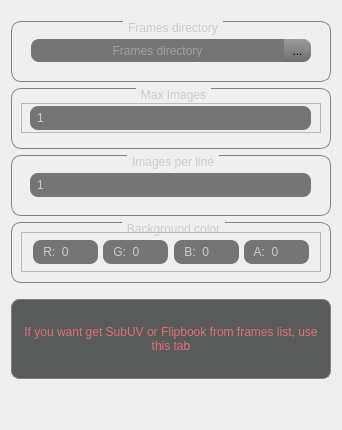
      <widget class="QWidget" name="tab_mosaic">
       <attribute name="title">
        <string>Mosaic</string>
       </attribute>
       <layout class="QGridLayout" name="gridLayout_40">
        <item row="1" column="0">
         <widget class="QGroupBox" name="groupBox_2">
          <property name="minimumSize">
           <size>
            <width>320</width>
            <height>61</height>
           </size>
          </property>
          <property name="maximumSize">
           <size>
            <width>320</width>
            <height>61</height>
           </size>
          </property>
          <property name="styleSheet">
           <string notr="true">QGroupBox {
    border: 1px solid gray;
    border-radius: 10px;
    margin-top: 1ex; /* leave space at the top for the title */
}
QGroupBox::title {
	color: rgb(203, 203, 203);
	subcontrol-origin: margin;
    subcontrol-position: top center; /* position at the top center */
    padding: 0 3px;
}
</string>
          </property>
          <property name="title">
           <string>Frames directory</string>
          </property>
          <layout class="QGridLayout" name="gridLayout_34">
           <item row="0" column="0">
            <widget class="QFrame" name="fr_frames_path">
             <property name="minimumSize">
              <size>
               <width>280</width>
               <height>30</height>
              </size>
             </property>
             <property name="maximumSize">
              <size>
               <width>280</width>
               <height>30</height>
              </size>
             </property>
             <property name="frameShape">
              <enum>QFrame::NoFrame</enum>
             </property>
             <property name="frameShadow">
              <enum>QFrame::Raised</enum>
             </property>
             <layout class="QGridLayout" name="gridLayout_24">
              <property name="leftMargin">
               <number>0</number>
              </property>
              <property name="topMargin">
               <number>0</number>
              </property>
              <property name="rightMargin">
               <number>0</number>
              </property>
              <property name="bottomMargin">
               <number>0</number>
              </property>
              <property name="spacing">
               <number>0</number>
              </property>
              <item row="0" column="2">
               <widget class="QToolButton" name="btn_frames_path">
                <property name="enabled">
                 <bool>true</bool>
                </property>
                <property name="minimumSize">
                 <size>
                  <width>28</width>
                  <height>23</height>
                 </size>
                </property>
                <property name="maximumSize">
                 <size>
                  <width>28</width>
                  <height>23</height>
                 </size>
                </property>
                <property name="styleSheet">
                 <string notr="true">QToolButton { /* all types of tool button */
 	border-left:1px solid rgb(75, 75, 75);
    border-top-right-radius: 8px;
    border-bottom-right-radius: 8px;
	background-color: qlineargradient(spread:pad, x1:0.489045, y1:1, x2:0.472, y2:0, stop:0 rgba(111, 111, 111, 255), stop:1 rgba(155, 155, 155, 255));
}
QToolButton:pressed {
	background-color: qlineargradient(spread:pad, x1:0.489045, y1:1, x2:0.472, y2:0, stop:0 rgba(158, 158, 158, 255), stop:1 rgba(203, 203, 203, 255));
}
QToolButton:hover {
	background-color: qlineargradient(spread:pad, x1:0.489045, y1:1, x2:0.472, y2:0, stop:0 rgba(158, 158, 158, 255), stop:1 rgba(203, 203, 203, 255));
}
QToolButton:!enabled{
background-color: qlineargradient(spread:pad, x1:0.489045, y1:1, x2:0.472, y2:0, stop:0 rgba(90, 90, 90, 255), stop:1 rgba(140, 140, 140, 255));
}</string>
                </property>
                <property name="text">
                 <string>...</string>
                </property>
               </widget>
              </item>
              <item row="0" column="1">
               <widget class="QLineEdit" name="fld_frames_path">
                <property name="enabled">
                 <bool>true</bool>
                </property>
                <property name="minimumSize">
                 <size>
                  <width>253</width>
                  <height>23</height>
                 </size>
                </property>
                <property name="maximumSize">
                 <size>
                  <width>253</width>
                  <height>23</height>
                 </size>
                </property>
                <property name="focusPolicy">
                 <enum>Qt::ClickFocus</enum>
                </property>
                <property name="styleSheet">
                 <string notr="true">QLineEdit{
color: rgb(203, 203, 203);
background-color: rgb(117, 117, 117);
border-top-left-radius: 8px;
border-bottom-left-radius: 8px;
padding: 5px;
}
QLineEdit:!enabled{
background-color: rgb(100, 100, 100);
}</string>
                </property>
                <property name="alignment">
                 <set>Qt::AlignCenter</set>
                </property>
                <property name="placeholderText">
                 <string>Frames directory</string>
                </property>
               </widget>
              </item>
             </layout>
            </widget>
           </item>
          </layout>
         </widget>
        </item>
        <item row="5" column="0">
         <widget class="QGroupBox" name="groupBox_5">
          <property name="minimumSize">
           <size>
            <width>320</width>
            <height>61</height>
           </size>
          </property>
          <property name="maximumSize">
           <size>
            <width>320</width>
            <height>61</height>
           </size>
          </property>
          <property name="styleSheet">
           <string notr="true">QGroupBox {
    border: 1px solid gray;
    border-radius: 10px;
    margin-top: 1ex; /* leave space at the top for the title */
}
QGroupBox::title {
	color: rgb(203, 203, 203);
	subcontrol-origin: margin;
    subcontrol-position: top center; /* position at the top center */
    padding: 0 3px;
}
</string>
          </property>
          <property name="title">
           <string>Background color</string>
          </property>
          <layout class="QGridLayout" name="gridLayout_39">
           <item row="0" column="0">
            <widget class="QFrame" name="fr_background_color">
             <property name="minimumSize">
              <size>
               <width>300</width>
               <height>20</height>
              </size>
             </property>
             <property name="maximumSize">
              <size>
               <width>300</width>
               <height>40</height>
              </size>
             </property>
             <property name="frameShape">
              <enum>QFrame::StyledPanel</enum>
             </property>
             <property name="frameShadow">
              <enum>QFrame::Raised</enum>
             </property>
             <layout class="QGridLayout" name="gridLayout_35">
              <property name="leftMargin">
               <number>0</number>
              </property>
              <property name="topMargin">
               <number>0</number>
              </property>
              <property name="rightMargin">
               <number>0</number>
              </property>
              <property name="bottomMargin">
               <number>0</number>
              </property>
              <property name="spacing">
               <number>0</number>
              </property>
              <item row="1" column="0">
               <spacer name="horizontalSpacer_2">
                <property name="orientation">
                 <enum>Qt::Horizontal</enum>
                </property>
                <property name="sizeHint" stdset="0">
                 <size>
                  <width>40</width>
                  <height>20</height>
                 </size>
                </property>
               </spacer>
              </item>
              <item row="1" column="7">
               <spacer name="hs_background_color_03">
                <property name="orientation">
                 <enum>Qt::Horizontal</enum>
                </property>
                <property name="sizeHint" stdset="0">
                 <size>
                  <width>35</width>
                  <height>20</height>
                 </size>
                </property>
               </spacer>
              </item>
              <item row="1" column="4">
               <spacer name="hs_background_color_01">
                <property name="orientation">
                 <enum>Qt::Horizontal</enum>
                </property>
                <property name="sizeHint" stdset="0">
                 <size>
                  <width>35</width>
                  <height>20</height>
                 </size>
                </property>
               </spacer>
              </item>
              <item row="1" column="8">
               <widget class="QSpinBox" name="sb_background_color_a">
                <property name="minimumSize">
                 <size>
                  <width>65</width>
                  <height>24</height>
                 </size>
                </property>
                <property name="maximumSize">
                 <size>
                  <width>60</width>
                  <height>24</height>
                 </size>
                </property>
                <property name="styleSheet">
                 <string notr="true">QSpinBox{
color: rgb(203, 203, 203);
background-color: rgb(117, 117, 117);
border-radius: 8px;
padding: 5px;
}</string>
                </property>
                <property name="wrapping">
                 <bool>false</bool>
                </property>
                <property name="buttonSymbols">
                 <enum>QAbstractSpinBox::NoButtons</enum>
                </property>
                <property name="correctionMode">
                 <enum>QAbstractSpinBox::CorrectToNearestValue</enum>
                </property>
                <property name="prefix">
                 <string> A:  </string>
                </property>
                <property name="minimum">
                 <number>0</number>
                </property>
                <property name="maximum">
                 <number>255</number>
                </property>
                <property name="value">
                 <number>0</number>
                </property>
               </widget>
              </item>
              <item row="1" column="2">
               <spacer name="hs_background_color_02">
                <property name="orientation">
                 <enum>Qt::Horizontal</enum>
                </property>
                <property name="sizeHint" stdset="0">
                 <size>
                  <width>35</width>
                  <height>20</height>
                 </size>
                </property>
               </spacer>
              </item>
              <item row="1" column="3">
               <widget class="QSpinBox" name="sb_background_color_g">
                <property name="minimumSize">
                 <size>
                  <width>65</width>
                  <height>24</height>
                 </size>
                </property>
                <property name="maximumSize">
                 <size>
                  <width>60</width>
                  <height>24</height>
                 </size>
                </property>
                <property name="styleSheet">
                 <string notr="true">QSpinBox{
color: rgb(203, 203, 203);
background-color: rgb(117, 117, 117);
border-radius: 8px;
padding: 5px;
}</string>
                </property>
                <property name="wrapping">
                 <bool>false</bool>
                </property>
                <property name="buttonSymbols">
                 <enum>QAbstractSpinBox::NoButtons</enum>
                </property>
                <property name="correctionMode">
                 <enum>QAbstractSpinBox::CorrectToNearestValue</enum>
                </property>
                <property name="prefix">
                 <string> G:  </string>
                </property>
                <property name="minimum">
                 <number>0</number>
                </property>
                <property name="maximum">
                 <number>255</number>
                </property>
                <property name="value">
                 <number>0</number>
                </property>
               </widget>
              </item>
              <item row="1" column="5">
               <widget class="QSpinBox" name="sb_background_color_b">
                <property name="minimumSize">
                 <size>
                  <width>65</width>
                  <height>24</height>
                 </size>
                </property>
                <property name="maximumSize">
                 <size>
                  <width>60</width>
                  <height>24</height>
                 </size>
                </property>
                <property name="styleSheet">
                 <string notr="true">QSpinBox{
color: rgb(203, 203, 203);
background-color: rgb(117, 117, 117);
border-radius: 8px;
padding: 5px;
}</string>
                </property>
                <property name="wrapping">
                 <bool>false</bool>
                </property>
                <property name="buttonSymbols">
                 <enum>QAbstractSpinBox::NoButtons</enum>
                </property>
                <property name="correctionMode">
                 <enum>QAbstractSpinBox::CorrectToNearestValue</enum>
                </property>
                <property name="prefix">
                 <string> B:  </string>
                </property>
                <property name="minimum">
                 <number>0</number>
                </property>
                <property name="maximum">
                 <number>255</number>
                </property>
                <property name="value">
                 <number>0</number>
                </property>
               </widget>
              </item>
              <item row="1" column="1">
               <widget class="QSpinBox" name="sb_background_color_r">
                <property name="minimumSize">
                 <size>
                  <width>65</width>
                  <height>24</height>
                 </size>
                </property>
                <property name="maximumSize">
                 <size>
                  <width>60</width>
                  <height>24</height>
                 </size>
                </property>
                <property name="styleSheet">
                 <string notr="true">QSpinBox{
color: rgb(203, 203, 203);
background-color: rgb(117, 117, 117);
border-radius: 8px;
padding: 5px;
}</string>
                </property>
                <property name="wrapping">
                 <bool>false</bool>
                </property>
                <property name="frame">
                 <bool>true</bool>
                </property>
                <property name="buttonSymbols">
                 <enum>QAbstractSpinBox::NoButtons</enum>
                </property>
                <property name="specialValueText">
                 <string/>
                </property>
                <property name="correctionMode">
                 <enum>QAbstractSpinBox::CorrectToNearestValue</enum>
                </property>
                <property name="suffix">
                 <string/>
                </property>
                <property name="prefix">
                 <string> R:  </string>
                </property>
                <property name="minimum">
                 <number>0</number>
                </property>
                <property name="maximum">
                 <number>255</number>
                </property>
                <property name="value">
                 <number>0</number>
                </property>
               </widget>
              </item>
              <item row="1" column="9">
               <spacer name="horizontalSpacer_3">
                <property name="orientation">
                 <enum>Qt::Horizontal</enum>
                </property>
                <property name="sizeHint" stdset="0">
                 <size>
                  <width>40</width>
                  <height>20</height>
                 </size>
                </property>
               </spacer>
              </item>
             </layout>
            </widget>
           </item>
          </layout>
         </widget>
        </item>
        <item row="3" column="0">
         <widget class="QGroupBox" name="groupBox_3">
          <property name="minimumSize">
           <size>
            <width>320</width>
            <height>61</height>
           </size>
          </property>
          <property name="maximumSize">
           <size>
            <width>320</width>
            <height>61</height>
           </size>
          </property>
          <property name="styleSheet">
           <string notr="true">QGroupBox {
    border: 1px solid gray;
    border-radius: 10px;
    margin-top: 1ex; /* leave space at the top for the title */
}
QGroupBox::title {
	color: rgb(203, 203, 203);
	subcontrol-origin: margin;
    subcontrol-position: top center; /* position at the top center */
    padding: 0 3px;
}
</string>
          </property>
          <property name="title">
           <string>Images per line</string>
          </property>
          <layout class="QGridLayout" name="gridLayout_37">
           <item row="0" column="0">
            <widget class="QFrame" name="fr_images_per_line">
             <property name="minimumSize">
              <size>
               <width>300</width>
               <height>30</height>
              </size>
             </property>
             <property name="maximumSize">
              <size>
               <width>300</width>
               <height>30</height>
              </size>
             </property>
             <property name="frameShape">
              <enum>QFrame::NoFrame</enum>
             </property>
             <property name="frameShadow">
              <enum>QFrame::Raised</enum>
             </property>
             <layout class="QGridLayout" name="gridLayout_22">
              <property name="leftMargin">
               <number>0</number>
              </property>
              <property name="topMargin">
               <number>0</number>
              </property>
              <property name="rightMargin">
               <number>0</number>
              </property>
              <property name="bottomMargin">
               <number>0</number>
              </property>
              <property name="spacing">
               <number>0</number>
              </property>
              <item row="0" column="0">
               <widget class="QSpinBox" name="sb_images_per_line">
                <property name="minimumSize">
                 <size>
                  <width>281</width>
                  <height>24</height>
                 </size>
                </property>
                <property name="maximumSize">
                 <size>
                  <width>281</width>
                  <height>24</height>
                 </size>
                </property>
                <property name="styleSheet">
                 <string notr="true">QSpinBox{
color: rgb(203, 203, 203);
background-color: rgb(117, 117, 117);
border-radius: 8px;
padding: 5px;
}</string>
                </property>
                <property name="wrapping">
                 <bool>false</bool>
                </property>
                <property name="buttonSymbols">
                 <enum>QAbstractSpinBox::NoButtons</enum>
                </property>
                <property name="correctionMode">
                 <enum>QAbstractSpinBox::CorrectToNearestValue</enum>
                </property>
                <property name="minimum">
                 <number>1</number>
                </property>
                <property name="maximum">
                 <number>100</number>
                </property>
                <property name="value">
                 <number>1</number>
                </property>
               </widget>
              </item>
             </layout>
            </widget>
           </item>
          </layout>
         </widget>
        </item>
        <item row="7" column="0">
         <widget class="QLabel" name="l_mosaic_tab_warning">
          <property name="minimumSize">
           <size>
            <width>0</width>
            <height>80</height>
           </size>
          </property>
          <property name="maximumSize">
           <size>
            <width>16777215</width>
            <height>80</height>
           </size>
          </property>
          <property name="styleSheet">
           <string notr="true">QLabel{
color: rgb(226, 113, 113);
background-color: rgb(89, 90, 90);
border-radius: 8px;
padding: 5px;
border: 1px solid gray;
}</string>
          </property>
          <property name="text">
           <string>If you want get SubUV or Flipbook from frames list, use this tab</string>
          </property>
          <property name="textFormat">
           <enum>Qt::AutoText</enum>
          </property>
          <property name="scaledContents">
           <bool>false</bool>
          </property>
          <property name="alignment">
           <set>Qt::AlignCenter</set>
          </property>
          <property name="wordWrap">
           <bool>true</bool>
          </property>
          <property name="margin">
           <number>10</number>
          </property>
         </widget>
        </item>
        <item row="0" column="0">
         <spacer name="verticalSpacer_4">
          <property name="orientation">
           <enum>Qt::Vertical</enum>
          </property>
          <property name="sizeType">
           <enum>QSizePolicy::Fixed</enum>
          </property>
          <property name="sizeHint" stdset="0">
           <size>
            <width>20</width>
            <height>10</height>
           </size>
          </property>
         </spacer>
        </item>
        <item row="6" column="0">
         <spacer name="verticalSpacer_10">
          <property name="orientation">
           <enum>Qt::Vertical</enum>
          </property>
          <property name="sizeType">
           <enum>QSizePolicy::Fixed</enum>
          </property>
          <property name="sizeHint" stdset="0">
           <size>
            <width>20</width>
            <height>10</height>
           </size>
          </property>
         </spacer>
        </item>
        <item row="8" column="0">
         <spacer name="verticalSpacer_6">
          <property name="orientation">
           <enum>Qt::Vertical</enum>
          </property>
          <property name="sizeHint" stdset="0">
           <size>
            <width>20</width>
            <height>40</height>
           </size>
          </property>
         </spacer>
        </item>
        <item row="2" column="0">
         <widget class="QGroupBox" name="groupBox_4">
          <property name="minimumSize">
           <size>
            <width>320</width>
            <height>61</height>
           </size>
          </property>
          <property name="maximumSize">
           <size>
            <width>320</width>
            <height>61</height>
           </size>
          </property>
          <property name="styleSheet">
           <string notr="true">QGroupBox {
    border: 1px solid gray;
    border-radius: 10px;
    margin-top: 1ex; /* leave space at the top for the title */
}
QGroupBox::title {
	color: rgb(203, 203, 203);
	subcontrol-origin: margin;
    subcontrol-position: top center; /* position at the top center */
    padding: 0 3px;
}
</string>
          </property>
          <property name="title">
           <string>Max Images</string>
          </property>
          <layout class="QGridLayout" name="gridLayout_38">
           <item row="0" column="0">
            <widget class="QFrame" name="fr_max_images">
             <property name="minimumSize">
              <size>
               <width>300</width>
               <height>30</height>
              </size>
             </property>
             <property name="maximumSize">
              <size>
               <width>300</width>
               <height>30</height>
              </size>
             </property>
             <property name="frameShape">
              <enum>QFrame::StyledPanel</enum>
             </property>
             <property name="frameShadow">
              <enum>QFrame::Raised</enum>
             </property>
             <layout class="QGridLayout" name="gridLayout_23">
              <property name="leftMargin">
               <number>0</number>
              </property>
              <property name="topMargin">
               <number>0</number>
              </property>
              <property name="rightMargin">
               <number>0</number>
              </property>
              <property name="bottomMargin">
               <number>0</number>
              </property>
              <property name="spacing">
               <number>0</number>
              </property>
              <item row="0" column="1">
               <widget class="QSpinBox" name="sb_max_images">
                <property name="enabled">
                 <bool>true</bool>
                </property>
                <property name="minimumSize">
                 <size>
                  <width>281</width>
                  <height>24</height>
                 </size>
                </property>
                <property name="maximumSize">
                 <size>
                  <width>281</width>
                  <height>24</height>
                 </size>
                </property>
                <property name="styleSheet">
                 <string notr="true">QSpinBox{
color: rgb(203, 203, 203);
background-color: rgb(117, 117, 117);
border-radius: 8px;
padding: 5px;
}
QSpinBox:!enabled{
background-color: rgb(100, 100, 100);
}</string>
                </property>
                <property name="wrapping">
                 <bool>false</bool>
                </property>
                <property name="buttonSymbols">
                 <enum>QAbstractSpinBox::NoButtons</enum>
                </property>
                <property name="correctionMode">
                 <enum>QAbstractSpinBox::CorrectToNearestValue</enum>
                </property>
                <property name="minimum">
                 <number>1</number>
                </property>
                <property name="maximum">
                 <number>1000</number>
                </property>
                <property name="value">
                 <number>1</number>
                </property>
               </widget>
              </item>
             </layout>
            </widget>
           </item>
          </layout>
         </widget>
        </item>
       </layout>
      </widget>
